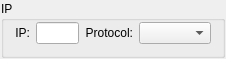
<?xml version="1.0" encoding="UTF-8"?>
<ui version="4.0">
 <class>IpWidget</class>
 <widget class="QWidget" name="IpWidget">
  <property name="geometry">
   <rect>
    <x>0</x>
    <y>0</y>
    <width>226</width>
    <height>54</height>
   </rect>
  </property>
  <property name="windowTitle">
   <string>IpWidget</string>
  </property>
  <layout class="QGridLayout" name="gridLayout">
   <property name="margin">
    <number>1</number>
   </property>
   <item row="0" column="0">
    <widget class="QGroupBox" name="groupBox">
     <property name="title">
      <string>IP</string>
     </property>
     <layout class="QGridLayout" name="gridLayout_2">
      <property name="topMargin">
       <number>1</number>
      </property>
      <item row="0" column="0">
       <widget class="QLabel" name="label">
        <property name="text">
         <string>IP:</string>
        </property>
        <property name="alignment">
         <set>Qt::AlignRight|Qt::AlignTrailing|Qt::AlignVCenter</set>
        </property>
       </widget>
      </item>
      <item row="0" column="2">
       <widget class="QLabel" name="label_2">
        <property name="text">
         <string>Protocol:</string>
        </property>
        <property name="alignment">
         <set>Qt::AlignRight|Qt::AlignTrailing|Qt::AlignVCenter</set>
        </property>
       </widget>
      </item>
      <item row="0" column="3">
       <widget class="QComboBox" name="protocol_box"/>
      </item>
      <item row="0" column="1">
       <widget class="QLineEdit" name="ip_edit"/>
      </item>
      <item row="0" column="4">
       <spacer name="horizontalSpacer">
        <property name="orientation">
         <enum>Qt::Horizontal</enum>
        </property>
        <property name="sizeHint" stdset="0">
         <size>
          <width>40</width>
          <height>20</height>
         </size>
        </property>
       </spacer>
      </item>
     </layout>
    </widget>
   </item>
  </layout>
 </widget>
 <layoutdefault spacing="6" margin="11"/>
 <resources/>
 <connections/>
</ui>
